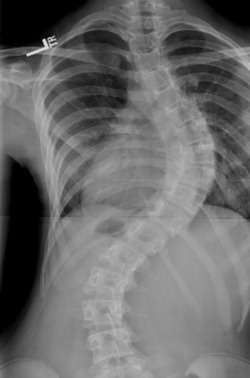
#> input picture ex7.jpg, 250 x 378 px
$ python pre_proyecto_prewitt.py
#> lines starting #> are read from the running program, lines starting #| are printed output that depends on the picture; after the words box and inside, x2 and y2 are one past the last pixel; in counts of white or black regions, pixels touching at a corner belong together
'''
FILLING AN IMAGE OF:
- FILLING AN IMAGE
- GRAY
- EROSION
- THRESHOLDING (146,196)
- GAUSSIAN BLUR
- PREWITT
- SKELETONIZE

'''
import scipy.ndimage.morphology as morp
import numpy as np
import cv2
import imutils
import matplotlib.pyplot as plt


def skeletonize(img):

    struct = np.array([[[[0, 0, 0], [0, 1, 0], [1, 1, 1]],
                        [[1, 1, 1], [0, 0, 0], [0, 0, 0]]],

                       [[[0, 0, 0], [1, 1, 0], [0, 1, 0]],
                        [[0, 1, 1], [0, 0, 1], [0, 0, 0]]],

                       [[[0, 0, 1], [0, 1, 1], [0, 0, 1]],
                           [[1, 0, 0], [1, 0, 0], [1, 0, 0]]],

                       [[[0, 0, 0], [0, 1, 1], [0, 1, 0]],
                           [[1, 1, 0], [1, 0, 0], [0, 0, 0]]],

                       [[[1, 1, 1], [0, 1, 0], [0, 0, 0]],
                           [[0, 0, 0], [0, 0, 0], [1, 1, 1]]],

                       [[[0, 1, 0], [0, 1, 1], [0, 0, 0]],
                           [[0, 0, 0], [1, 0, 0], [1, 1, 0]]],

                       [[[1, 0, 0], [1, 1, 0], [1, 0, 0]],
                           [[0, 0, 1], [0, 0, 1], [0, 0, 1]]],

                       [[[0, 1, 0], [1, 1, 0], [0, 0, 0]],
                           [[0, 0, 0], [0, 0, 1], [0, 1, 1]]]])

    img = img.copy()
    last = ()
    while np.any(img != last):
        last = img
        for s in struct:
            img = np.logical_and(img, np.logical_not(
                morp.binary_hit_or_miss(img, *s)))
    return img


img = cv2.imread('ex7.jpg')
#> img is the input picture: shape (378, 250, 3); min 0, max 231, mean 106.8
dimensions = img.shape
#> dimensions = (378, 250, 3)

# height, width, number of channels in image
height = img.shape[0]
#> height = 378
width = img.shape[1]
#> width = 250
qua = int(width/10)
#> qua = 25
qua2 = int(qua*3)
#> qua2 = 75
qua7 = int(qua*7)
#> qua7 = 175
img[0:height, 0:qua2] = [0]
img[0:height, qua7:width] = [0]
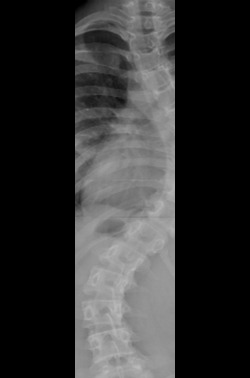
#> img: shape (378, 250, 3); min 0, max 186, mean 49.8

kernel = np.ones((5, 5), np.uint8)
gray = cv2.cvtColor(img, cv2.COLOR_BGR2GRAY)
thresh = cv2.threshold(gray, 146, 96, cv2.THRESH_BINARY)[1]
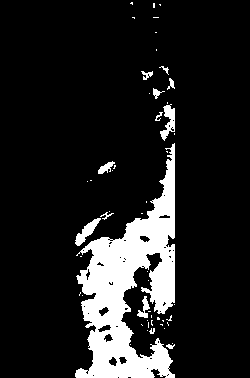
#> thresh: shape (378, 250); values 0 (black) and 96 (white), 12.7% white; 52 white regions (39 under 20 px), largest, box (x1, y1, x2, y2) and area: (75, 143, 175, 378) 10771, (160, 104, 175, 141) 273, (75, 218, 101, 246) 264
img_gaussian = cv2.GaussianBlur(thresh, (3, 3), 0)
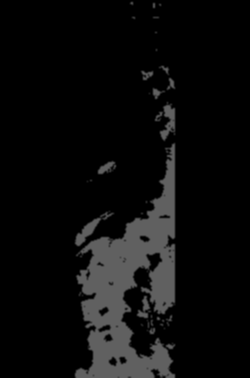
#> img_gaussian: shape (378, 250); min 0, max 96, mean 12.2
kernelx = np.array([[1, 1, 1], [0, 0, 0], [-1, -1, -1]])
kernely = np.array([[-1, 0, 1], [-1, 0, 1], [-1, 0, 1]])
img_prewittx = cv2.filter2D(img_gaussian, -1, kernelx)
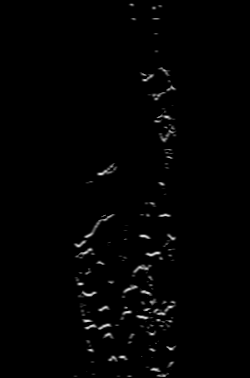
#> img_prewittx: shape (378, 250); min 0, max 216, mean 2.7
img_prewitty = cv2.filter2D(img_gaussian, -1, kernely)
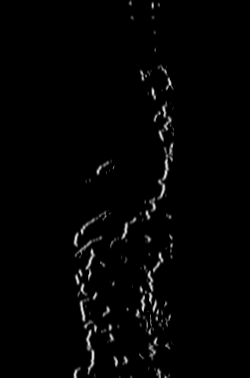
#> img_prewitty: shape (378, 250); min 0, max 216, mean 3.7


img = img_prewittx + img_prewitty
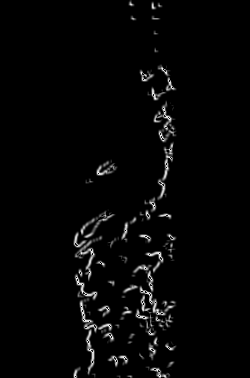
#> img: shape (378, 250); min 0, max 252, mean 5.9
ret, img = cv2.threshold(img, 172, 255, 0)
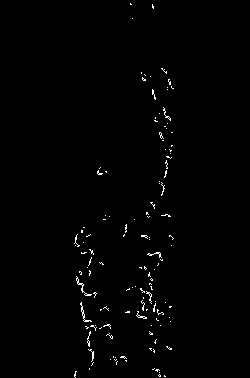
#> img: shape (378, 250); 0.93% white in thin lines or dots, all inside (x1, y1, x2, y2) = (74, 3, 174, 378)
#> (the run stopped early here; a loop or call above may not have finished)

$ run again, with ex0.jpg copied over ex7.jpg
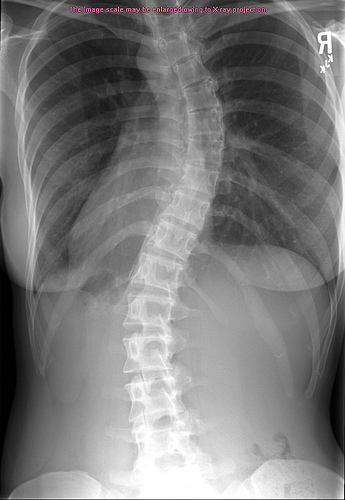
#> input picture ex0.jpg, 345 x 500 px
#> img is the input picture: shape (500, 345, 3); mean B, G, R 123.3, 123.2, 123.5
#> `thresh = cv2.threshold(gray, 146, 96, cv2.THRESH_BINARY)[1]`:
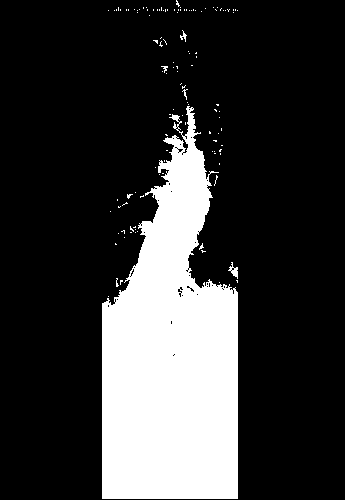
#> thresh: shape (500, 345); values 0 (black) and 96 (white), 21.3% white; 121 white regions (116 under 20 px), largest, box (x1, y1, x2, y2) and area: (102, 106, 238, 499) 36283, (228, 262, 238, 279) 71, (180, 30, 187, 42) 32, (161, 66, 168, 73) 21, (182, 89, 188, 100) 21
#> `ret, img = cv2.threshold(img, 172, 255, 0)`:
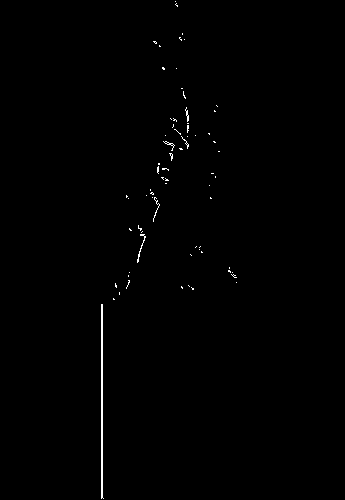
#> img: shape (500, 345); 0.47% white in thin lines or dots, all inside (x1, y1, x2, y2) = (101, 1, 237, 499)

$ run again, with ex1.jpg copied over ex7.jpg
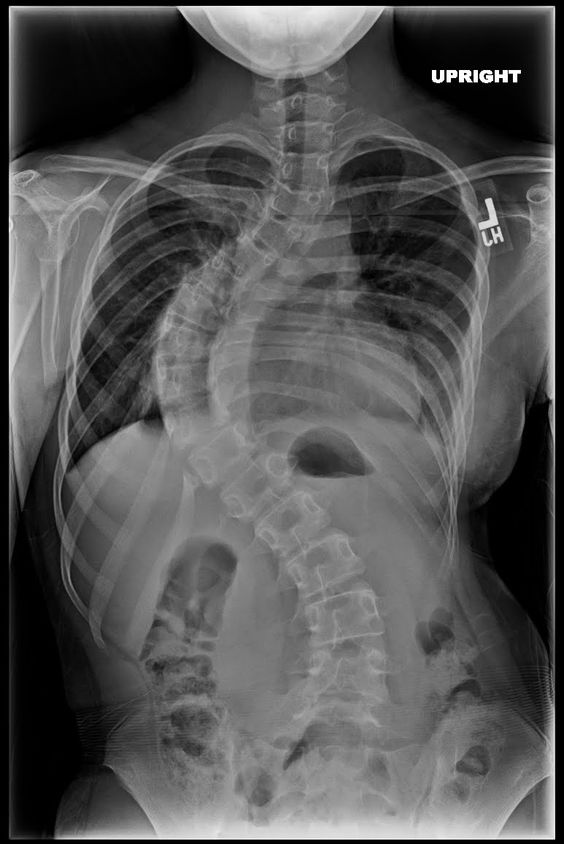
#> input picture ex1.jpg, 564 x 844 px
#> img is the input picture: shape (844, 564, 3); min 0, max 255, mean 84.7
#> `thresh = cv2.threshold(gray, 146, 96, cv2.THRESH_BINARY)[1]`:
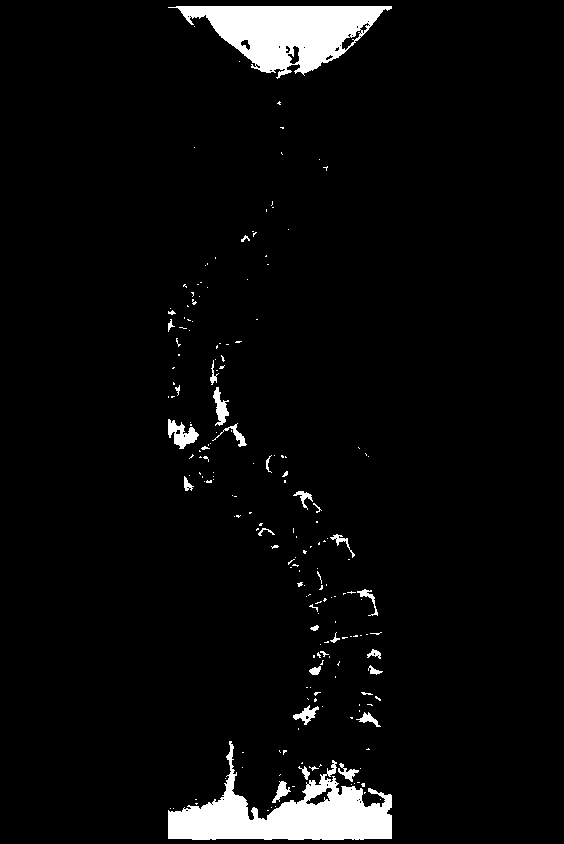
#> thresh: shape (844, 564); values 0 (black) and 96 (white), 4.5% white; 197 white regions (165 under 20 px), largest, box (x1, y1, x2, y2) and area: (168, 741, 392, 840) 9219, (168, 6, 392, 79) 8420, (168, 419, 199, 449) 471
#> `ret, img = cv2.threshold(img, 172, 255, 0)`:
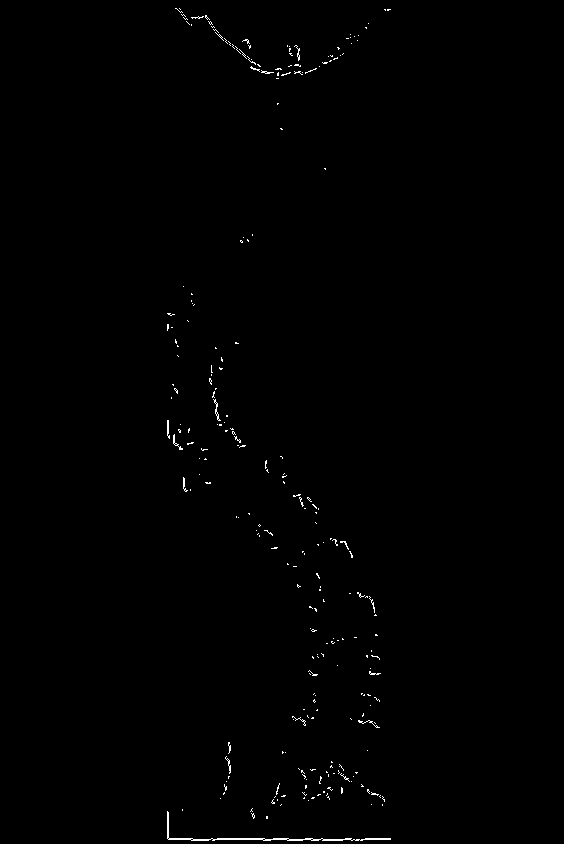
#> img: shape (844, 564); 0.44% white in thin lines or dots, all inside (x1, y1, x2, y2) = (167, 8, 391, 841)

$ run again, with ex11.jpg copied over ex7.jpg
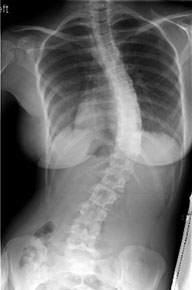
#> input picture ex11.jpg, 192 x 290 px
#> img is the input picture: shape (290, 192, 3); min 0, max 255, mean 111.7
#> thresh: shape (290, 192); values 0 (black) and 96 (white), 19.2% white; 20 white regions (17 under 20 px), largest, box (x1, y1, x2, y2) and area: (57, 56, 133, 290) 9101, (57, 108, 102, 168) 1530, (99, 46, 106, 55) 26
#> `ret, img = cv2.threshold(img, 172, 255, 0)`:
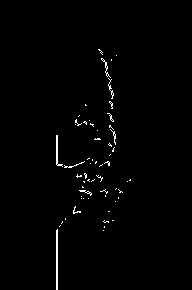
#> img: shape (290, 192); 1.1% white in thin lines or dots, all inside (x1, y1, x2, y2) = (56, 49, 131, 290)
